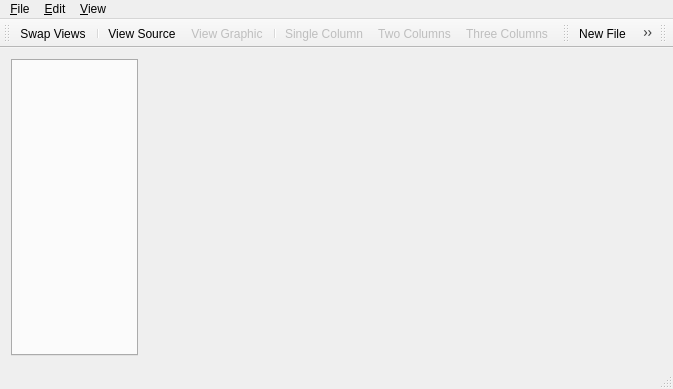
<?xml version="1.0" encoding="UTF-8"?>
<ui version="4.0">
 <class>MainWindow</class>
 <widget class="QMainWindow" name="MainWindow">
  <property name="geometry">
   <rect>
    <x>0</x>
    <y>0</y>
    <width>673</width>
    <height>389</height>
   </rect>
  </property>
  <property name="windowTitle">
   <string>SVG Edit</string>
  </property>
  <widget class="QWidget" name="centralWidget">
   <layout class="QFormLayout" name="formLayout">
    <item row="0" column="0">
     <widget class="QTabWidget" name="tabWidget">
      <property name="currentIndex">
       <number>-1</number>
      </property>
     </widget>
    </item>
   </layout>
  </widget>
  <widget class="QMenuBar" name="menuBar">
   <property name="geometry">
    <rect>
     <x>0</x>
     <y>0</y>
     <width>673</width>
     <height>21</height>
    </rect>
   </property>
   <widget class="QMenu" name="menu_File">
    <property name="title">
     <string>&amp;File</string>
    </property>
    <addaction name="actionNewFile"/>
    <addaction name="actionOpenFile"/>
    <addaction name="separator"/>
    <addaction name="actionCloseFile"/>
    <addaction name="separator"/>
    <addaction name="actionSaveFile"/>
    <addaction name="actionSaveFileAs"/>
    <addaction name="actionSaveAll"/>
    <addaction name="separator"/>
    <addaction name="actionExit"/>
   </widget>
   <widget class="QMenu" name="menuEdit">
    <property name="title">
     <string>&amp;Edit</string>
    </property>
    <addaction name="actionUndo"/>
    <addaction name="actionRedo"/>
    <addaction name="separator"/>
    <addaction name="actionSelectAll"/>
   </widget>
   <widget class="QMenu" name="menuView">
    <property name="title">
     <string>&amp;View</string>
    </property>
    <addaction name="actionSwapViews"/>
    <addaction name="separator"/>
    <addaction name="actionViewSource"/>
    <addaction name="actionViewGraphic"/>
    <addaction name="separator"/>
    <addaction name="actionColumns1"/>
    <addaction name="actionColumns2"/>
    <addaction name="actionColumns3"/>
   </widget>
   <addaction name="menu_File"/>
   <addaction name="menuEdit"/>
   <addaction name="menuView"/>
  </widget>
  <widget class="QStatusBar" name="statusBar"/>
  <widget class="QToolBar" name="toolBarView">
   <property name="windowTitle">
    <string>toolBar_2</string>
   </property>
   <attribute name="toolBarArea">
    <enum>TopToolBarArea</enum>
   </attribute>
   <attribute name="toolBarBreak">
    <bool>false</bool>
   </attribute>
   <addaction name="actionSwapViews"/>
   <addaction name="separator"/>
   <addaction name="actionViewSource"/>
   <addaction name="actionViewGraphic"/>
   <addaction name="separator"/>
   <addaction name="actionColumns1"/>
   <addaction name="actionColumns2"/>
   <addaction name="actionColumns3"/>
  </widget>
  <widget class="QToolBar" name="toolBar">
   <property name="windowTitle">
    <string>toolBar</string>
   </property>
   <attribute name="toolBarArea">
    <enum>TopToolBarArea</enum>
   </attribute>
   <attribute name="toolBarBreak">
    <bool>false</bool>
   </attribute>
   <addaction name="actionNewFile"/>
   <addaction name="actionOpenFile"/>
   <addaction name="actionSaveFile"/>
   <addaction name="separator"/>
   <addaction name="actionSyntaxHighlighting"/>
   <addaction name="actionWordWrap"/>
   <addaction name="actionSelectAll"/>
   <addaction name="separator"/>
   <addaction name="actionZoomIn"/>
   <addaction name="actionZoomOut"/>
   <addaction name="actionFitView"/>
  </widget>
  <widget class="QToolBar" name="toolBar_2">
   <property name="windowTitle">
    <string>toolBar_2</string>
   </property>
   <attribute name="toolBarArea">
    <enum>TopToolBarArea</enum>
   </attribute>
   <attribute name="toolBarBreak">
    <bool>false</bool>
   </attribute>
  </widget>
  <action name="actionOpenTest">
   <property name="text">
    <string>Open &amp;Test</string>
   </property>
   <property name="shortcut">
    <string>Ctrl+N</string>
   </property>
  </action>
  <action name="actionExit">
   <property name="text">
    <string>E&amp;xit</string>
   </property>
   <property name="shortcut">
    <string>Ctrl+Q</string>
   </property>
   <property name="menuRole">
    <enum>QAction::QuitRole</enum>
   </property>
  </action>
  <action name="actionNewFile">
   <property name="enabled">
    <bool>true</bool>
   </property>
   <property name="icon">
    <iconset resource="material-icons.qrc">
     <normaloff>:/material/material/baseline-add-24px.svg</normaloff>:/material/material/baseline-add-24px.svg</iconset>
   </property>
   <property name="text">
    <string>&amp;New File</string>
   </property>
  </action>
  <action name="actionOpenFile">
   <property name="icon">
    <iconset resource="material-icons.qrc">
     <normaloff>:/material/material/baseline-open_alt-24px.svg</normaloff>:/material/material/baseline-open_alt-24px.svg</iconset>
   </property>
   <property name="text">
    <string>&amp;Open File</string>
   </property>
  </action>
  <action name="actionCloseFile">
   <property name="enabled">
    <bool>true</bool>
   </property>
   <property name="icon">
    <iconset resource="material-icons.qrc">
     <normaloff>:/material/material/baseline-clear-24px.svg</normaloff>:/material/material/baseline-clear-24px.svg</iconset>
   </property>
   <property name="text">
    <string>&amp;Close File</string>
   </property>
  </action>
  <action name="actionSaveFile">
   <property name="icon">
    <iconset resource="material-icons.qrc">
     <normaloff>:/material/material/baseline-save_alt-24px.svg</normaloff>:/material/material/baseline-save_alt-24px.svg</iconset>
   </property>
   <property name="text">
    <string>&amp;Save File</string>
   </property>
  </action>
  <action name="actionSaveFileAs">
   <property name="enabled">
    <bool>true</bool>
   </property>
   <property name="text">
    <string>Save File &amp;As</string>
   </property>
  </action>
  <action name="actionUndo">
   <property name="icon">
    <iconset resource="material-icons.qrc">
     <normaloff>:/material/material/baseline-undo-24px.svg</normaloff>:/material/material/baseline-undo-24px.svg</iconset>
   </property>
   <property name="text">
    <string>&amp;Undo</string>
   </property>
   <property name="shortcut">
    <string>Ctrl+Z</string>
   </property>
  </action>
  <action name="actionRedo">
   <property name="enabled">
    <bool>false</bool>
   </property>
   <property name="icon">
    <iconset resource="material-icons.qrc">
     <normaloff>:/material/material/baseline-redo-24px.svg</normaloff>:/material/material/baseline-redo-24px.svg</iconset>
   </property>
   <property name="text">
    <string>&amp;Redo</string>
   </property>
   <property name="shortcut">
    <string>Ctrl+Shift+Z</string>
   </property>
  </action>
  <action name="actionZoomIn">
   <property name="icon">
    <iconset resource="material-icons.qrc">
     <normaloff>:/material/material/baseline-zoom_in-24px.svg</normaloff>:/material/material/baseline-zoom_in-24px.svg</iconset>
   </property>
   <property name="text">
    <string>Zoom &amp;In</string>
   </property>
   <property name="shortcut">
    <string>Ctrl++</string>
   </property>
  </action>
  <action name="actionZoomOut">
   <property name="icon">
    <iconset resource="material-icons.qrc">
     <normaloff>:/material/material/baseline-zoom_out-24px.svg</normaloff>:/material/material/baseline-zoom_out-24px.svg</iconset>
   </property>
   <property name="text">
    <string>Zoom &amp;Out</string>
   </property>
   <property name="shortcut">
    <string>Ctrl+-</string>
   </property>
  </action>
  <action name="actionFitView">
   <property name="checkable">
    <bool>true</bool>
   </property>
   <property name="icon">
    <iconset resource="material-icons.qrc">
     <normaloff>:/material/material/baseline-aspect_ratio-24px.svg</normaloff>:/material/material/baseline-aspect_ratio-24px.svg</iconset>
   </property>
   <property name="text">
    <string>&amp;Fit to View</string>
   </property>
  </action>
  <action name="actionColumns2">
   <property name="enabled">
    <bool>false</bool>
   </property>
   <property name="icon">
    <iconset resource="material-icons.qrc">
     <normaloff>:/material/material/baseline-view_column_2-24px.svg</normaloff>:/material/material/baseline-view_column_2-24px.svg</iconset>
   </property>
   <property name="text">
    <string>&amp;Two Columns</string>
   </property>
   <property name="shortcut">
    <string>Alt+Shift+2</string>
   </property>
  </action>
  <action name="actionColumns3">
   <property name="enabled">
    <bool>false</bool>
   </property>
   <property name="icon">
    <iconset resource="material-icons.qrc">
     <normaloff>:/material/material/baseline-view_column_3-24px.svg</normaloff>:/material/material/baseline-view_column_3-24px.svg</iconset>
   </property>
   <property name="text">
    <string>Th&amp;ree Columns</string>
   </property>
   <property name="shortcut">
    <string>Alt+Shift+3</string>
   </property>
  </action>
  <action name="actionSelectAll">
   <property name="icon">
    <iconset resource="material-icons.qrc">
     <normaloff>:/material/material/baseline-select_all-24px.svg</normaloff>:/material/material/baseline-select_all-24px.svg</iconset>
   </property>
   <property name="text">
    <string>Select &amp;All</string>
   </property>
   <property name="shortcut">
    <string>Ctrl+A</string>
   </property>
  </action>
  <action name="actionViewSource">
   <property name="enabled">
    <bool>true</bool>
   </property>
   <property name="icon">
    <iconset resource="material-icons.qrc">
     <normaloff>:/material/material/baseline-code-24px.svg</normaloff>:/material/material/baseline-code-24px.svg</iconset>
   </property>
   <property name="text">
    <string>View &amp;Source</string>
   </property>
  </action>
  <action name="actionViewGraphic">
   <property name="enabled">
    <bool>false</bool>
   </property>
   <property name="icon">
    <iconset resource="material-icons.qrc">
     <normaloff>:/material/material/baseline-crop_original-24px.svg</normaloff>:/material/material/baseline-crop_original-24px.svg</iconset>
   </property>
   <property name="text">
    <string>View &amp;Graphic</string>
   </property>
  </action>
  <action name="actionColumns1">
   <property name="enabled">
    <bool>false</bool>
   </property>
   <property name="icon">
    <iconset resource="material-icons.qrc">
     <normaloff>:/material/material/baseline-view_column_1-24px.svg</normaloff>:/material/material/baseline-view_column_1-24px.svg</iconset>
   </property>
   <property name="text">
    <string>&amp;Single Column</string>
   </property>
   <property name="shortcut">
    <string>Alt+Shift+1</string>
   </property>
  </action>
  <action name="actionSwapViews">
   <property name="icon">
    <iconset resource="material-icons.qrc">
     <normaloff>:/material/material/baseline-swap_horiz-24px.svg</normaloff>:/material/material/baseline-swap_horiz-24px.svg</iconset>
   </property>
   <property name="text">
    <string>&amp;Swap Views</string>
   </property>
  </action>
  <action name="actionSyntaxHighlighting">
   <property name="checkable">
    <bool>true</bool>
   </property>
   <property name="icon">
    <iconset resource="material-icons.qrc">
     <normaloff>:/material/material/baseline-format_strikethrough-24px.svg</normaloff>
     <normalon>:/material/material/baseline-title-24px.svg</normalon>:/material/material/baseline-format_strikethrough-24px.svg</iconset>
   </property>
   <property name="text">
    <string>Syntax &amp;Highlighting</string>
   </property>
  </action>
  <action name="actionWordWrap">
   <property name="checkable">
    <bool>true</bool>
   </property>
   <property name="icon">
    <iconset resource="material-icons.qrc">
     <normaloff>:/material/material/baseline-notes-24px.svg</normaloff>
     <normalon>:/material/material/baseline-wrap_text-24px.svg</normalon>:/material/material/baseline-notes-24px.svg</iconset>
   </property>
   <property name="text">
    <string>Word &amp;Wrap</string>
   </property>
  </action>
  <action name="actionSaveAll">
   <property name="text">
    <string>Save All</string>
   </property>
  </action>
 </widget>
 <layoutdefault spacing="6" margin="11"/>
 <resources>
  <include location="material-icons.qrc"/>
 </resources>
 <connections/>
</ui>
